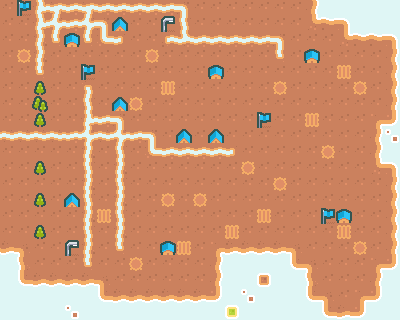

Rendered tile map (Tiled .tmx) drawn with the repository's tilesets; below, a short description and the full map source, tile grids included:
An orthogonal 25x20 tile map with 16x16 px tiles, 1 tile layer (Background).

<map version="1.10" tiledversion="1.10.2" orientation="orthogonal" renderorder="right-down" width="25" height="20" tilewidth="16" tileheight="16" infinite="0" nextlayerid="2" nextobjectid="1">
 <editorsettings>
  <export target="Background-Tiles2.tmj" format="json" />
 </editorsettings>
 <tileset firstgid="1" name="BackgroundTilesPacked" tilewidth="16" tileheight="16" tilecount="120" columns="12">
  <image source="tiles_packed.png" width="192" height="160" />
 </tileset>
 <layer id="1" name="Background" width="25" height="20">
  <data encoding="csv">
57,103,83,95,81,95,81,81,81,81,81,82,57,57,57,57,57,57,57,58,43,43,43,43,43,
57,57,83,93,81,93,82,91,57,57,115,94,57,57,57,57,57,57,57,59,45,46,43,43,43,
57,57,92,119,79,119,104,120,57,57,108,96,81,81,81,81,81,82,57,57,57,59,45,45,46,
57,118,92,57,57,57,57,57,57,118,57,57,57,57,57,57,57,119,57,79,57,57,57,57,58,
57,57,119,57,57,103,57,57,57,57,57,57,57,79,57,57,57,57,57,57,57,116,57,57,58,
57,57,55,57,57,107,57,57,57,57,116,57,57,57,57,57,57,118,57,57,57,57,118,57,58,
57,57,67,57,57,94,57,91,118,57,57,57,57,57,57,57,57,57,57,57,57,57,57,57,58,
57,57,55,57,57,83,81,82,57,57,57,57,57,57,57,57,103,57,57,116,57,57,57,47,70,
105,105,105,105,81,93,105,93,81,82,57,91,57,91,57,57,57,57,57,57,57,57,57,58,72,
57,57,57,57,57,92,57,94,57,104,81,81,81,81,120,57,57,57,57,57,118,57,57,58,43,
57,57,55,57,57,94,57,92,57,57,57,57,57,57,57,118,57,57,57,57,57,57,57,59,46,
57,57,57,57,57,92,57,94,57,57,57,57,57,57,57,57,57,118,57,57,57,57,57,57,58,
57,57,55,57,91,94,57,92,57,57,118,57,118,57,57,57,57,57,57,57,57,57,57,57,58,
57,57,57,57,57,92,116,94,57,57,57,57,57,57,57,57,116,57,57,57,103,79,57,57,58,
57,57,55,57,57,94,57,92,57,57,57,57,57,57,116,57,57,57,57,57,57,116,57,57,58,
69,48,57,57,115,92,57,119,57,57,79,116,57,47,69,69,69,69,48,57,57,57,118,57,58,
43,56,57,57,57,119,57,57,118,57,57,57,57,58,43,43,43,43,68,48,57,57,57,47,70,
43,68,69,69,69,69,48,57,57,57,57,57,57,58,43,43,71,43,43,56,57,57,57,58,43,
43,43,43,43,43,43,68,69,69,69,69,69,69,70,43,72,43,43,43,68,48,57,47,70,43,
43,43,43,43,72,43,43,43,43,43,43,43,43,43,65,43,43,43,43,43,68,69,70,43,43
</data>
 </layer>
</map>
